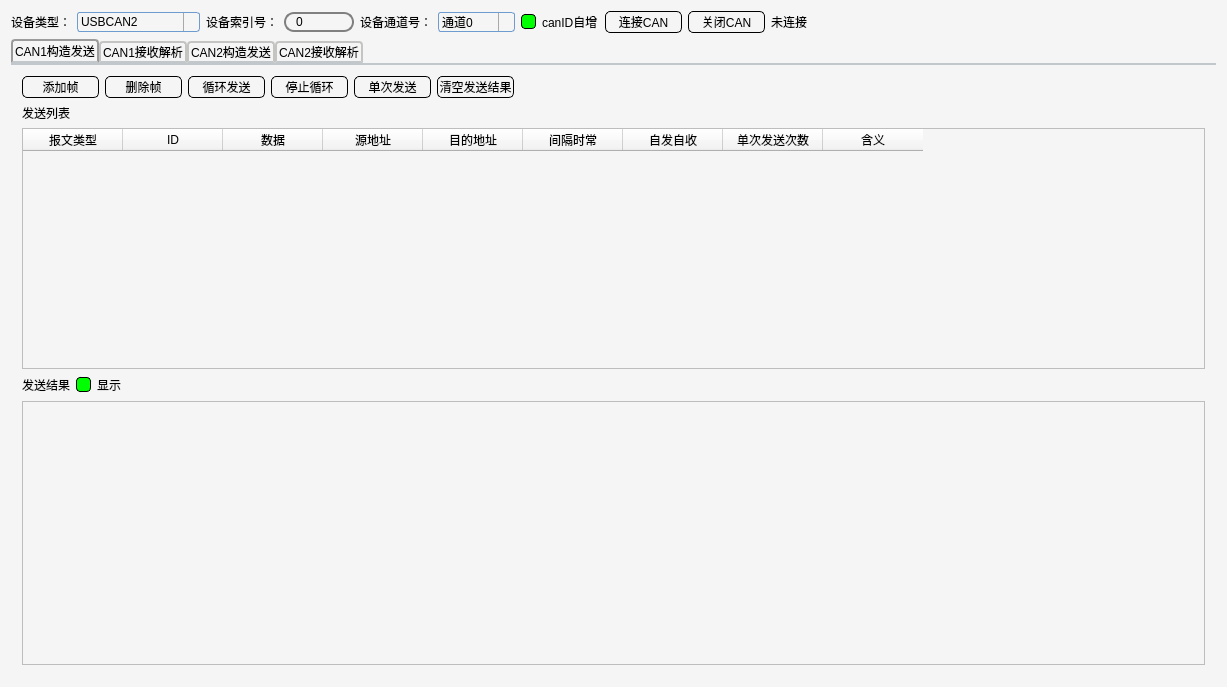
<?xml version="1.0" encoding="UTF-8"?>
<ui version="4.0">
 <class>MainWindow</class>
 <widget class="QMainWindow" name="MainWindow">
  <property name="geometry">
   <rect>
    <x>0</x>
    <y>0</y>
    <width>1227</width>
    <height>687</height>
   </rect>
  </property>
  <property name="windowTitle">
   <string>车体外观_嵌入式CAN陪测软件_V1.3</string>
  </property>
  <property name="styleSheet">
   <string notr="true">/*QComboBox*/

QComboBox {
border: 1px solid rgb(111, 156, 207);
border-radius: 3px;
padding: 1px 18px 1px 3px;
min-width: 9em;
max-width:9em;
}
QComboBox::drop-down {
subcontrol-origin: padding;
subcontrol-position: top right;
width: 15px;
border-left-width: 1px;
border-left-color: darkgray;
border-left-style: solid;
border-top-right-radius: 3px;
border-bottom-right-radius: 3px;
}
QComboBox QAbstractItemView {
border: 2px solid darkgray;
selection-background-color: lightgray;
}

/*QLineEdit*/

QLineEdit{
min-width:50px;
max-width:50px;
border: 2px solid gray;
border-radius: 10px;
padding: 0 8px;
background: yellow;
selection-background-color: darkgray;
}

/*QPushButton*/

QPushButton{
min-width:75px;
max-width:75px;
min-height:20px;
border:1px solid black;
border-radius:5px;
}
QPushButton:hover{
background-color: #333333;
border-color: #444444;
color:rgb(255,255,255);
}
QPushButton:pressed{
background-color: #111111;
border-color: #333333;
color: yellow;
}

/*QTabWidget*/
QTabWidget::tab-bar {
alignment: left;
}
QTabWidget::pane {
border-top: 2px solid #C2C7CB;
}
QTabBar::tab:selected {
margin-top:0px;
border-color: #9B9B9B;
border-bottom-color: #C2C7CB;
}
QTabBar::tab:!selected {
margin-top: 2px;
}
QTabBar::tab {
background: qlineargradient(x1: 0, y1: 0, x2: 0, y2: 1,
stop: 0 #E1E1E1, stop: 0.4 #DDDDDD,
stop: 0.5 #D8D8D8, stop: 1.0 #D3D3D3);
border: 2px solid #C4C4C3;
border-bottom-color: #C2C7CB;
border-top-left-radius: 4px;
border-top-right-radius: 4px;
min-width: 8ex;
padding: 2px;
}

/*QWidget*/
QWidget{
background-color:#F5F5F5;
}

/*QGroupBox*/
QGroupBox {
border: 2px solid gray;
border-radius: 5px;
margin-top: 1ex;
}
QGroupBox::title {
subcontrol-origin: margin;
subcontrol-position: top center;
padding: 0 3px;
background-color: qlineargradient(x1: 0, y1: 0, x2: 0, y2: 1,
stop: 0 #FF0ECE, stop: 1 #FFFFFF);
}

/*QCheckBox*/

QCheckBox::indicator{
width: 13px;
height: 13px;
background-color: #00FF00;
border: 1px solid #000000;
border-radius:4px;
}
QCheckBox::indicator::checked{
background-color: qradialgradient(cx:0.5, cy:0.5, fx:0.25, fy:0.15,
radius:0.3, stop:0 #FF0000, stop:1 #FFFFFF);
}</string>
  </property>
  <widget class="QWidget" name="centralWidget">
   <layout class="QVBoxLayout" name="verticalLayout_4">
    <item>
     <layout class="QHBoxLayout" name="horizontalLayout_4" stretch="0,1">
      <item>
       <layout class="QHBoxLayout" name="horizontalLayout">
        <item>
         <widget class="QLabel" name="label">
          <property name="text">
           <string>设备类型：</string>
          </property>
         </widget>
        </item>
        <item>
         <widget class="QComboBox" name="comboBox">
          <item>
           <property name="text">
            <string>USBCAN2</string>
           </property>
          </item>
          <item>
           <property name="text">
            <string>USBCAN-2E-U</string>
           </property>
          </item>
         </widget>
        </item>
        <item>
         <widget class="QLabel" name="label_2">
          <property name="text">
           <string>设备索引号：</string>
          </property>
         </widget>
        </item>
        <item>
         <widget class="QLineEdit" name="lineEdit">
          <property name="text">
           <string>0</string>
          </property>
         </widget>
        </item>
        <item>
         <widget class="QLabel" name="label_3">
          <property name="text">
           <string>设备通道号：</string>
          </property>
         </widget>
        </item>
        <item>
         <widget class="QComboBox" name="comboBox_2">
          <item>
           <property name="text">
            <string>通道0</string>
           </property>
          </item>
          <item>
           <property name="text">
            <string>通道1</string>
           </property>
          </item>
          <item>
           <property name="text">
            <string>双通道</string>
           </property>
          </item>
         </widget>
        </item>
        <item>
         <widget class="QCheckBox" name="checkBox">
          <property name="text">
           <string>canID自增</string>
          </property>
         </widget>
        </item>
        <item>
         <widget class="QPushButton" name="pushButton">
          <property name="text">
           <string>连接CAN</string>
          </property>
         </widget>
        </item>
        <item>
         <widget class="QPushButton" name="pushButton_2">
          <property name="text">
           <string>关闭CAN</string>
          </property>
         </widget>
        </item>
        <item>
         <widget class="QLabel" name="label_7">
          <property name="text">
           <string>未连接</string>
          </property>
         </widget>
        </item>
       </layout>
      </item>
      <item>
       <spacer name="horizontalSpacer_2">
        <property name="orientation">
         <enum>Qt::Horizontal</enum>
        </property>
        <property name="sizeHint" stdset="0">
         <size>
          <width>40</width>
          <height>20</height>
         </size>
        </property>
       </spacer>
      </item>
     </layout>
    </item>
    <item>
     <widget class="QTabWidget" name="tabWidget">
      <property name="enabled">
       <bool>true</bool>
      </property>
      <property name="currentIndex">
       <number>0</number>
      </property>
      <widget class="QWidget" name="tab_2">
       <attribute name="title">
        <string>CAN1构造发送</string>
       </attribute>
       <layout class="QVBoxLayout" name="verticalLayout">
        <item>
         <layout class="QHBoxLayout" name="horizontalLayout_6">
          <item>
           <widget class="QPushButton" name="pushButton_6">
            <property name="text">
             <string>添加帧</string>
            </property>
           </widget>
          </item>
          <item>
           <widget class="QPushButton" name="pushButton_7">
            <property name="text">
             <string>删除帧</string>
            </property>
           </widget>
          </item>
          <item>
           <widget class="QPushButton" name="pushButton_8">
            <property name="text">
             <string>循环发送</string>
            </property>
           </widget>
          </item>
          <item>
           <widget class="QPushButton" name="pushButton_9">
            <property name="text">
             <string>停止循环</string>
            </property>
           </widget>
          </item>
          <item>
           <widget class="QPushButton" name="pushButton_3">
            <property name="text">
             <string>单次发送</string>
            </property>
           </widget>
          </item>
          <item>
           <widget class="QPushButton" name="pushButton_10">
            <property name="text">
             <string>清空发送结果</string>
            </property>
           </widget>
          </item>
          <item>
           <spacer name="horizontalSpacer_4">
            <property name="orientation">
             <enum>Qt::Horizontal</enum>
            </property>
            <property name="sizeHint" stdset="0">
             <size>
              <width>40</width>
              <height>20</height>
             </size>
            </property>
           </spacer>
          </item>
         </layout>
        </item>
        <item>
         <layout class="QVBoxLayout" name="verticalLayout_9">
          <item>
           <widget class="QLabel" name="label_11">
            <property name="text">
             <string>发送列表</string>
            </property>
           </widget>
          </item>
          <item>
           <widget class="QTableWidget" name="tableWidget_2">
            <column>
             <property name="text">
              <string>报文类型</string>
             </property>
            </column>
            <column>
             <property name="text">
              <string>ID</string>
             </property>
            </column>
            <column>
             <property name="text">
              <string>数据</string>
             </property>
            </column>
            <column>
             <property name="text">
              <string>源地址</string>
             </property>
            </column>
            <column>
             <property name="text">
              <string>目的地址</string>
             </property>
            </column>
            <column>
             <property name="text">
              <string>间隔时常</string>
             </property>
            </column>
            <column>
             <property name="text">
              <string>自发自收</string>
             </property>
            </column>
            <column>
             <property name="text">
              <string>单次发送次数</string>
             </property>
            </column>
            <column>
             <property name="text">
              <string>含义</string>
             </property>
            </column>
           </widget>
          </item>
         </layout>
        </item>
        <item>
         <layout class="QHBoxLayout" name="horizontalLayout_7">
          <item>
           <widget class="QLabel" name="label_10">
            <property name="text">
             <string>发送结果</string>
            </property>
           </widget>
          </item>
          <item>
           <widget class="QCheckBox" name="checkBox_5">
            <property name="text">
             <string>显示</string>
            </property>
           </widget>
          </item>
          <item>
           <spacer name="horizontalSpacer_5">
            <property name="orientation">
             <enum>Qt::Horizontal</enum>
            </property>
            <property name="sizeHint" stdset="0">
             <size>
              <width>40</width>
              <height>20</height>
             </size>
            </property>
           </spacer>
          </item>
         </layout>
        </item>
        <item>
         <widget class="QPlainTextEdit" name="plainTextEdit_2"/>
        </item>
       </layout>
      </widget>
      <widget class="QWidget" name="tab_3">
       <attribute name="title">
        <string>CAN1接收解析</string>
       </attribute>
       <layout class="QVBoxLayout" name="verticalLayout_6">
        <item>
         <layout class="QVBoxLayout" name="verticalLayout_7" stretch="0">
          <item>
           <layout class="QHBoxLayout" name="horizontalLayout_5" stretch="0,0,0,0,0,0,1">
            <item>
             <widget class="QCheckBox" name="checkBox_4">
              <property name="text">
               <string>显示</string>
              </property>
             </widget>
            </item>
            <item>
             <widget class="QLabel" name="label_9">
              <property name="text">
               <string>筛选报文类型</string>
              </property>
             </widget>
            </item>
            <item>
             <widget class="QComboBox" name="comboBox_3">
              <item>
               <property name="text">
                <string>信号采集板采集报文</string>
               </property>
              </item>
              <item>
               <property name="text">
                <string>主控箱控制报文</string>
               </property>
              </item>
              <item>
               <property name="text">
                <string>状态报文</string>
               </property>
              </item>
              <item>
               <property name="text">
                <string>状态监测报文</string>
               </property>
              </item>
              <item>
               <property name="text">
                <string>板卡信息报文</string>
               </property>
              </item>
              <item>
               <property name="text">
                <string>所有</string>
               </property>
              </item>
             </widget>
            </item>
            <item>
             <widget class="QLabel" name="label_8">
              <property name="text">
               <string>筛选源地址</string>
              </property>
             </widget>
            </item>
            <item>
             <widget class="QComboBox" name="comboBox_4">
              <item>
               <property name="text">
                <string>1-主控板</string>
               </property>
              </item>
              <item>
               <property name="text">
                <string>2-采集板</string>
               </property>
              </item>
              <item>
               <property name="text">
                <string>3-沉箱控制板</string>
               </property>
              </item>
              <item>
               <property name="text">
                <string>4-侧箱控制板</string>
               </property>
              </item>
              <item>
               <property name="text">
                <string>5-车顶控制板</string>
               </property>
              </item>
              <item>
               <property name="text">
                <string>6-广播</string>
               </property>
              </item>
              <item>
               <property name="text">
                <string>所有</string>
               </property>
              </item>
             </widget>
            </item>
            <item>
             <widget class="QPushButton" name="pushButton_11">
              <property name="text">
               <string>清空接收结果</string>
              </property>
             </widget>
            </item>
            <item>
             <spacer name="horizontalSpacer_3">
              <property name="orientation">
               <enum>Qt::Horizontal</enum>
              </property>
              <property name="sizeHint" stdset="0">
               <size>
                <width>40</width>
                <height>20</height>
               </size>
              </property>
             </spacer>
            </item>
           </layout>
          </item>
         </layout>
        </item>
        <item>
         <widget class="QLabel" name="label_4">
          <property name="text">
           <string>时间  报文类型  ID 数据  源地址-&gt;目的地址
解析内容</string>
          </property>
         </widget>
        </item>
        <item>
         <widget class="QPlainTextEdit" name="plainTextEdit"/>
        </item>
       </layout>
      </widget>
      <widget class="QWidget" name="tab_4">
       <attribute name="title">
        <string>CAN2构造发送</string>
       </attribute>
       <layout class="QVBoxLayout" name="verticalLayout_2">
        <item>
         <layout class="QHBoxLayout" name="horizontalLayout_9">
          <item>
           <widget class="QPushButton" name="pushButton_12">
            <property name="text">
             <string>添加帧</string>
            </property>
           </widget>
          </item>
          <item>
           <widget class="QPushButton" name="pushButton_13">
            <property name="text">
             <string>删除帧</string>
            </property>
           </widget>
          </item>
          <item>
           <widget class="QPushButton" name="pushButton_14">
            <property name="text">
             <string>开始循环</string>
            </property>
           </widget>
          </item>
          <item>
           <widget class="QPushButton" name="pushButton_15">
            <property name="text">
             <string>停止循环</string>
            </property>
           </widget>
          </item>
          <item>
           <widget class="QPushButton" name="pushButton_4">
            <property name="text">
             <string>单次发送</string>
            </property>
           </widget>
          </item>
          <item>
           <widget class="QPushButton" name="pushButton_16">
            <property name="text">
             <string>清空发送结果</string>
            </property>
           </widget>
          </item>
          <item>
           <spacer name="horizontalSpacer_7">
            <property name="orientation">
             <enum>Qt::Horizontal</enum>
            </property>
            <property name="sizeHint" stdset="0">
             <size>
              <width>40</width>
              <height>20</height>
             </size>
            </property>
           </spacer>
          </item>
         </layout>
        </item>
        <item>
         <layout class="QVBoxLayout" name="verticalLayout_10">
          <item>
           <widget class="QLabel" name="label_13">
            <property name="text">
             <string>发送列表</string>
            </property>
           </widget>
          </item>
          <item>
           <widget class="QTableWidget" name="tableWidget_3">
            <column>
             <property name="text">
              <string>报文类型</string>
             </property>
            </column>
            <column>
             <property name="text">
              <string>ID</string>
             </property>
            </column>
            <column>
             <property name="text">
              <string>数据</string>
             </property>
            </column>
            <column>
             <property name="text">
              <string>源地址</string>
             </property>
            </column>
            <column>
             <property name="text">
              <string>目的地址</string>
             </property>
            </column>
            <column>
             <property name="text">
              <string>间隔时长</string>
             </property>
            </column>
            <column>
             <property name="text">
              <string>自发自收</string>
             </property>
            </column>
            <column>
             <property name="text">
              <string>单次发送次数</string>
             </property>
            </column>
            <column>
             <property name="text">
              <string>含义</string>
             </property>
            </column>
           </widget>
          </item>
         </layout>
        </item>
        <item>
         <layout class="QHBoxLayout" name="horizontalLayout_8">
          <item>
           <widget class="QLabel" name="label_12">
            <property name="text">
             <string>发送结果</string>
            </property>
           </widget>
          </item>
          <item>
           <widget class="QCheckBox" name="checkBox_6">
            <property name="text">
             <string>显示</string>
            </property>
           </widget>
          </item>
          <item>
           <spacer name="horizontalSpacer_6">
            <property name="orientation">
             <enum>Qt::Horizontal</enum>
            </property>
            <property name="sizeHint" stdset="0">
             <size>
              <width>40</width>
              <height>20</height>
             </size>
            </property>
           </spacer>
          </item>
         </layout>
        </item>
        <item>
         <widget class="QPlainTextEdit" name="plainTextEdit_3"/>
        </item>
       </layout>
      </widget>
      <widget class="QWidget" name="tab_5">
       <attribute name="title">
        <string>CAN2接收解析</string>
       </attribute>
       <layout class="QVBoxLayout" name="verticalLayout_3">
        <item>
         <layout class="QHBoxLayout" name="horizontalLayout_10" stretch="0,0,0,0,0,0,1">
          <item>
           <widget class="QCheckBox" name="checkBox_7">
            <property name="text">
             <string>显示</string>
            </property>
           </widget>
          </item>
          <item>
           <widget class="QLabel" name="label_14">
            <property name="text">
             <string>筛选报文类型</string>
            </property>
           </widget>
          </item>
          <item>
           <widget class="QComboBox" name="comboBox_5">
            <item>
             <property name="text">
              <string>信号采集板采集报文</string>
             </property>
            </item>
            <item>
             <property name="text">
              <string>主控箱控制报文</string>
             </property>
            </item>
            <item>
             <property name="text">
              <string>状态报文</string>
             </property>
            </item>
            <item>
             <property name="text">
              <string>状态监测报文</string>
             </property>
            </item>
            <item>
             <property name="text">
              <string>板卡信息报文</string>
             </property>
            </item>
            <item>
             <property name="text">
              <string>所有</string>
             </property>
            </item>
           </widget>
          </item>
          <item>
           <widget class="QLabel" name="label_15">
            <property name="text">
             <string>筛选源地址</string>
            </property>
           </widget>
          </item>
          <item>
           <widget class="QComboBox" name="comboBox_6">
            <item>
             <property name="text">
              <string>1-主控板</string>
             </property>
            </item>
            <item>
             <property name="text">
              <string>2-采集板</string>
             </property>
            </item>
            <item>
             <property name="text">
              <string>3-沉箱控制板</string>
             </property>
            </item>
            <item>
             <property name="text">
              <string>4-侧箱控制板</string>
             </property>
            </item>
            <item>
             <property name="text">
              <string>5-车顶控制板</string>
             </property>
            </item>
            <item>
             <property name="text">
              <string>6-广播</string>
             </property>
            </item>
            <item>
             <property name="text">
              <string>所有</string>
             </property>
            </item>
           </widget>
          </item>
          <item>
           <widget class="QPushButton" name="pushButton_17">
            <property name="text">
             <string>清空接收结果</string>
            </property>
           </widget>
          </item>
          <item>
           <spacer name="horizontalSpacer_8">
            <property name="orientation">
             <enum>Qt::Horizontal</enum>
            </property>
            <property name="sizeHint" stdset="0">
             <size>
              <width>40</width>
              <height>20</height>
             </size>
            </property>
           </spacer>
          </item>
         </layout>
        </item>
        <item>
         <widget class="QLabel" name="label_5">
          <property name="text">
           <string>时间  报文类型  ID 数据  源地址-&gt;目的地址
解析内容</string>
          </property>
         </widget>
        </item>
        <item>
         <widget class="QPlainTextEdit" name="plainTextEdit_4"/>
        </item>
       </layout>
      </widget>
     </widget>
    </item>
   </layout>
  </widget>
  <widget class="QMenuBar" name="menuBar">
   <property name="geometry">
    <rect>
     <x>0</x>
     <y>0</y>
     <width>1227</width>
     <height>23</height>
    </rect>
   </property>
  </widget>
 </widget>
 <layoutdefault spacing="6" margin="11"/>
 <resources/>
 <connections/>
</ui>
